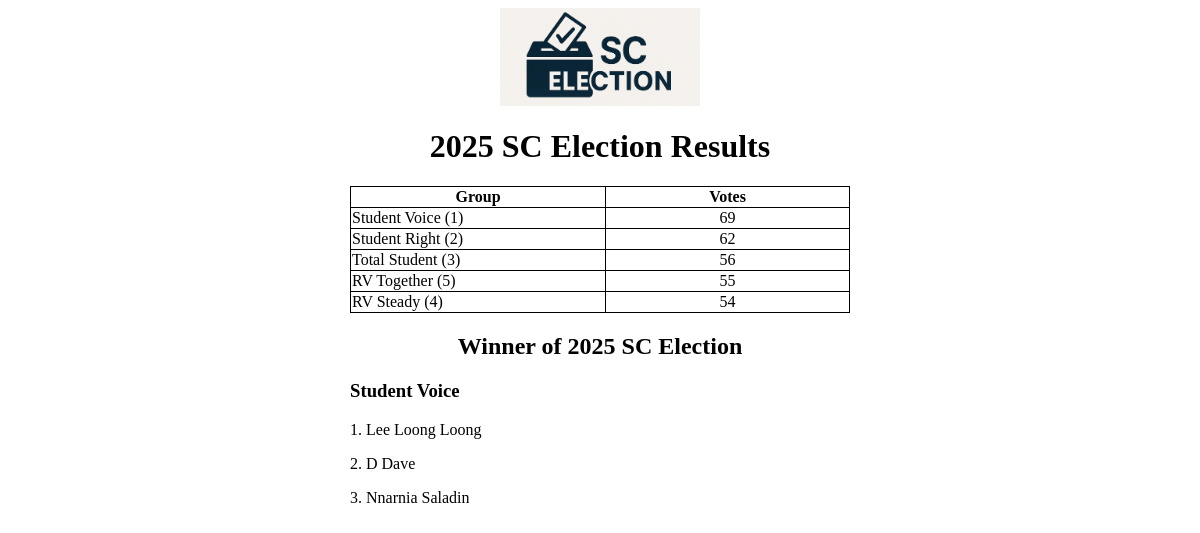
The page / on the database its author committed.
### tables this page shows
CREATE TABLE `groups` (
                        `group_id` TEXT,
                        `name` TEXT NOT NULL,
                        PRIMARY KEY(`group_id`)
                    );

CREATE TABLE `candidates` (
                            `candidate_id` TEXT,
                            `name` TEXT NOT NULL,
                            `cls` TEXT NOT NULL,
                            `gender` TEXT NOT NULL CHECK(gender IN ( 'male' , 'female' )),
                            PRIMARY KEY(`candidate_id`)
                        );

### task 6/main.py (the view)
@app.route("/")
def index():
    conn = sqlite3.connect("sc_election_2025.db")
    group_id, result = voting_result(conn)
    details = get_details(conn, group_id)
    conn.close()
    return render_template("index.html", result=result, details=details)

### task 6/main.py (called while the page is built)
def voting_result(conn):
    sql = '''
        SELECT groups.name, groups.group_id, COUNT(*) FROM votes
            JOIN groups ON groups.group_id = votes.vote
        GROUP BY votes.vote
        ORDER BY COUNT(*) DESC
    '''
    cur = conn.execute(sql)
    result = cur.fetchall()
    for row in result:
        print(f'{row[0]:20} ({row[1]}) - {row[2]}')
    return (result[0][1], result)

def get_details(conn, group_id):
    sql = '''
        SELECT groups.name, candidates.name FROM groups
            JOIN candidate_group ON groups.group_id = candidate_group.group_id
            JOIN candidates ON candidates.candidate_id = candidate_group.candidate_id
        WHERE groups.group_id = ?
    '''
    cur = conn.execute(sql, (group_id,))
    details = cur.fetchall()
    print_out = f'{details[0][0]} - \n'
    for detail in details:
        print_out += detail[1] + '\n'
    print(print_out[:-1])
    return details

### task 6/templates/index.html (shortened to what this page needs)
<!DOCTYPE html>
<html>
	<head>
		<link rel="stylesheet" href="{{url_for('static', filename='style.css')}}">
	</head>
	<body>
		<img src="{{url_for('static', filename='logo.png')}}" alt="logo">
		<h1>
			2025 SC Election Results
		</h1>
		<table>
			<tr>
				<th>Group</th>
				<th>Votes</th>
			</tr>
			{% for r in result %}
			<tr>
				<td>{{r[0]}} ({{r[1]}})</td>
				<td class="v">{{r[2]}}</td>
			</tr>
			{% endfor %}
		</table>
		<h2>Winner of 2025 SC Election</h2>
		<section>
			<h3>{{details[0][0]}}</h3>
			{% for n in range(details|length) %}
			<p>{{n + 1}}. {{details[n][1]}}</p>
			{% endfor %}
		</section>
	</body>
</html>

### task 6/static/style.css (style rules this page uses)
h1, h2, .v { text-align:center }
table, td, th { width: 500px; border: 1px black solid; border-collapse: collapse; margin-left: auto; margin-right: auto }
section { width: 500px; margin-left: auto; margin-right: auto }
img { width: 200px; display: block; margin-left: auto; margin-right: auto }

### rows shown on the page
groups: name "Student Voice", group_id "1", r "69"
groups: name "Student Right", group_id "2", r "62"
groups: name "Total Student", group_id "3", r "56"
groups: name "RV Together", group_id "5", r "55"
groups: name "RV Steady", group_id "4", r "54"
candidates: name "Lee Loong Loong"
candidates: name "D Dave"
candidates: name "Nnarnia Saladin"

### other values the page prints
{{ n + 1 }} "1" "2" "3"
